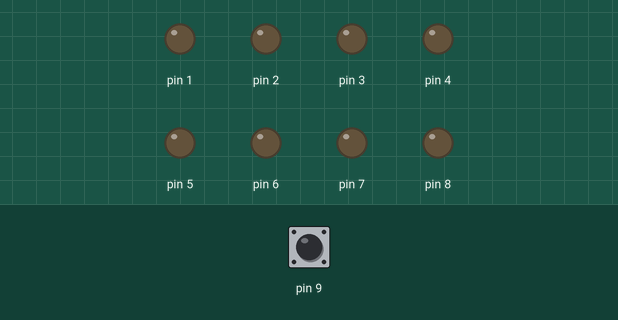
A sketch run on a simulated Arduino Uno, built with avr-gcc and run on an emulated ATmega328P. Parts: output pins drawn as LEDs (lit = HIGH). Dashed ring = blinking. The test bench sets the inputs (shaded band); at power-on: pin 9 HIGH. Random numbers use the default seed unless the sketch sets one.

Above: at 1.2 s.
1.3 s: pin 9 driven LOW
At 2.1 s:
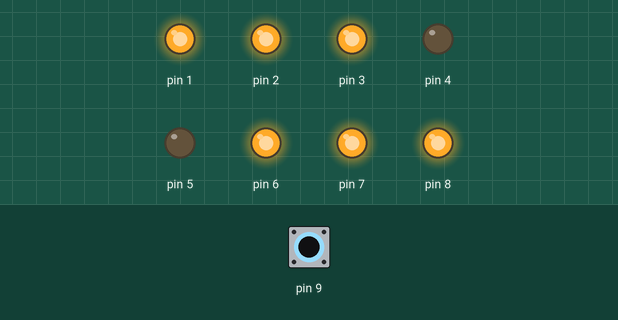
3.8 s: pin 9 pulsed HIGH 5 times (0.12 s each, 0.3 s apart)
At 4.7 s:
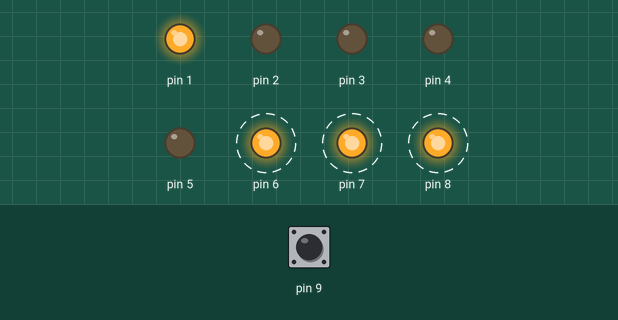
7.6 s: pin 9 pulsed HIGH 2 times (0.12 s each, 0.3 s apart)
At 8.5 s:
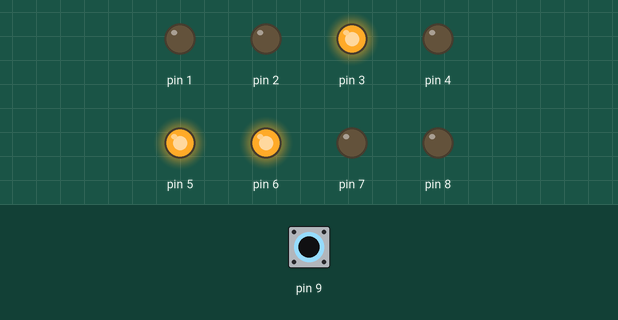
Timing chart, 0 to 10.6 s (numbered marks = the images above; inputs shaded):
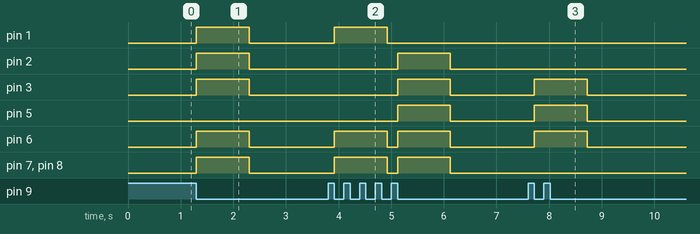

The sketch:

SevenSegmentDisplaywithPushButton.ino
```cpp
//COUNTER_VALUE is the variable that we specify the increase in the number specified in the code.
int COUNTER_VALUE  = 7;
//Keep the button is pressed or not/ at the beggining we do not pressed the button so default value is LOW.
int value=LOW;
//Keep the previous push button
int previousValue=LOW;
//Which number is show on the seven segment display we show in this variable
int num=0;
//Check the button pressed or not
bool flag=false;
//We determine the which pins are input and which pins are output.
void setup()
{

  //Let's make it more random
  randomSeed(42);

  pinMode(1, OUTPUT);
  pinMode(2, OUTPUT);
  pinMode(3, OUTPUT);
  pinMode(4, OUTPUT);
  pinMode(5, OUTPUT);
  pinMode(6, OUTPUT);
  pinMode(7, OUTPUT);
  pinMode(8, OUTPUT);
  pinMode(9, INPUT);
}

void loop()
{
    //the previous value of push button
    previousValue=value;
    //keep the push button value if pressed value=HIGH , otherwise value=LOW.
    value=digitalRead(9);
    //if the push button is now low and previously high so the button is pressed we say.
    if(value==LOW && previousValue==HIGH)
    {
        //find the random number take a random number from 0 to 15.
        num=random(0,16);
        LightTheNumbers(num);
    }
}
//LightTheNumbers take a parameter which is num and the function decide which led is open in the seven segment display.
void LightTheNumbers(int num)
{
  //Since we are working at the hexadecimal base, we receive the mode to start from zero if 16 large
  num=num%16;
  //Decide which number is given and which led is open in the seven segment display.
  switch (num)
  {
    case 0:
      digitalWrite(1, HIGH);
      digitalWrite(2, HIGH);
      digitalWrite(3, HIGH);
      digitalWrite(5, HIGH);
      digitalWrite(6, HIGH);
      digitalWrite(7, HIGH);
    break;
    case 1:
      digitalWrite(3, HIGH);
      digitalWrite(5, HIGH);
      break;
    case 2:
      digitalWrite(1, HIGH);
      digitalWrite(5, HIGH);
      digitalWrite(6, HIGH);
      digitalWrite(8, HIGH);
      digitalWrite(2, HIGH);
      break;
    case 3:
      digitalWrite(5, HIGH);
      digitalWrite(6, HIGH);
    digitalWrite(8, HIGH);
      digitalWrite(3, HIGH);
      digitalWrite(2, HIGH);
      break;
    case 4:
      digitalWrite(7, HIGH);
      digitalWrite(5, HIGH);
    digitalWrite(8, HIGH);
      digitalWrite(3, HIGH);
      break;
    case 5:
      digitalWrite(2, HIGH);
      digitalWrite(7, HIGH);
    digitalWrite(8, HIGH);
      digitalWrite(3, HIGH);
      digitalWrite(6, HIGH);
      break;
    case 6:
      digitalWrite(2, HIGH);
      digitalWrite(7, HIGH);
    digitalWrite(8, HIGH);
      digitalWrite(3, HIGH);
      digitalWrite(6, HIGH);
      digitalWrite(1, HIGH);
      break;
    case 7:
      digitalWrite(3, HIGH);
      digitalWrite(6, HIGH);
      digitalWrite(5, HIGH);
      break;
    case 8:
      digitalWrite(1, HIGH);
      digitalWrite(2, HIGH);
      digitalWrite(3, HIGH);
      digitalWrite(8, HIGH);
      digitalWrite(5, HIGH);
      digitalWrite(6, HIGH);
      digitalWrite(7, HIGH);
      break;
     case 9:
      digitalWrite(2, HIGH);
      digitalWrite(3, HIGH);
      digitalWrite(8, HIGH);
      digitalWrite(5, HIGH);
      digitalWrite(6, HIGH);
      digitalWrite(7, HIGH);
      break;
     case 10:
    digitalWrite(1, HIGH);
      digitalWrite(3, HIGH);
      digitalWrite(8, HIGH);
      digitalWrite(5, HIGH);
      digitalWrite(6, HIGH);
      digitalWrite(7, HIGH);
      break;
     case 11:
    digitalWrite(1, HIGH);
      digitalWrite(3, HIGH);
      digitalWrite(8, HIGH);
      digitalWrite(7, HIGH);
      digitalWrite(2, HIGH);
      break;
     case 12:
    digitalWrite(1, HIGH);
      digitalWrite(7, HIGH);
      digitalWrite(6, HIGH);
      digitalWrite(2, HIGH);
      break;
     case 13:
    digitalWrite(1, HIGH);
      digitalWrite(5, HIGH);
      digitalWrite(2, HIGH);
        digitalWrite(8, HIGH);
      digitalWrite(3, HIGH);
      break;
    case 14:
    digitalWrite(1, HIGH);
      digitalWrite(7, HIGH);
      digitalWrite(6, HIGH);
      digitalWrite(2, HIGH);
      digitalWrite(8, HIGH);
      break;
    case 15:
    digitalWrite(1, HIGH);
      digitalWrite(7, HIGH);
      digitalWrite(6, HIGH);
      digitalWrite(8, HIGH);
      break;
  }
  delay(1000);
  digitalWrite(1, LOW);
  digitalWrite(2, LOW);
  digitalWrite(3, LOW);
  digitalWrite(4, LOW);
  digitalWrite(5, LOW);
  digitalWrite(6, LOW);
  digitalWrite(7, LOW);
  digitalWrite(8, LOW);
}
```

Measured:
- after the input at 1.3 s, pin 1–3, pin 6–8: LOW → HIGH at once, → LOW 1.0 s later
- after the input at 3.8 s, pin 1: LOW → HIGH after 0.12 s, → LOW 1.0 s later; pin 2, pin 3, pin 5: LOW → HIGH after 1.3 s, → LOW 1.0 s later; pin 6–8: alternates HIGH for 1.0 s and LOW for 0.20 s, starting after 0.12 s
- after the input at 7.6 s, pin 3, pin 5, pin 6: LOW → HIGH after 0.12 s, → LOW 1.0 s later
